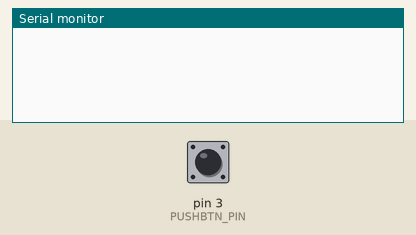
A sketch run on a simulated Arduino Uno, built with avr-gcc and run on an emulated ATmega328P. Shown: the last lines printed to the serial monitor. Inputs (shaded band) come from the test bench; at power-on: pin 3 (PUSHBTN_PIN) LOW.

Above: at 1.2 s.
1.3 s: pin 3 (PUSHBTN_PIN) pulled HIGH for 0.15 s
At 1.43 s:
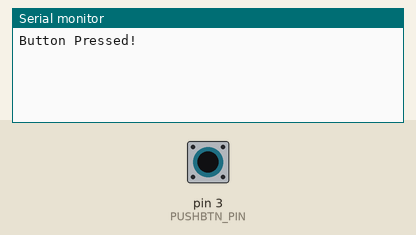
At 2.5 s:
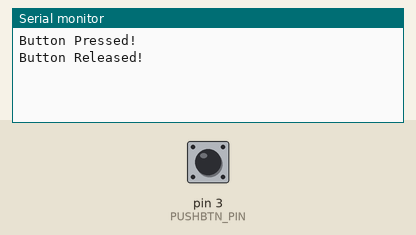

The sketch:

01-TheBounceProblem.ino
```cpp
/*
 * The bounce problem occours with changes of states, like in the push button behaviour
 * (push and release -> high to low voltage).
 * The bounce problem is not else that the record of an action multiple times, even if it is done
 * only one time. This behaviour is purely due to physical component.
 * This figure can help: https://rb.gy/b77nqm.
|*
 * For Example, if we try to detect the button pressing and releasing in a simple way, sometime (when
 * we press and realse the button) we can obtain multiple hits.
 */

#define PUSHBTN_PIN 3

byte prev_state = LOW;

void setup() {
  Serial.begin(115200);

  pinMode(PUSHBTN_PIN, INPUT);
}

void loop() {
  byte curr_state = digitalRead(PUSHBTN_PIN);

  if (curr_state != prev_state) {
    prev_state = curr_state;
    if(curr_state == HIGH) {
      Serial.println("Button Pressed!");
    } else {
      Serial.println("Button Released!");
    }
  }

}
```

Measured:
- after the input at 1.3 s, the serial monitor: prints a new line at once (image 1)
